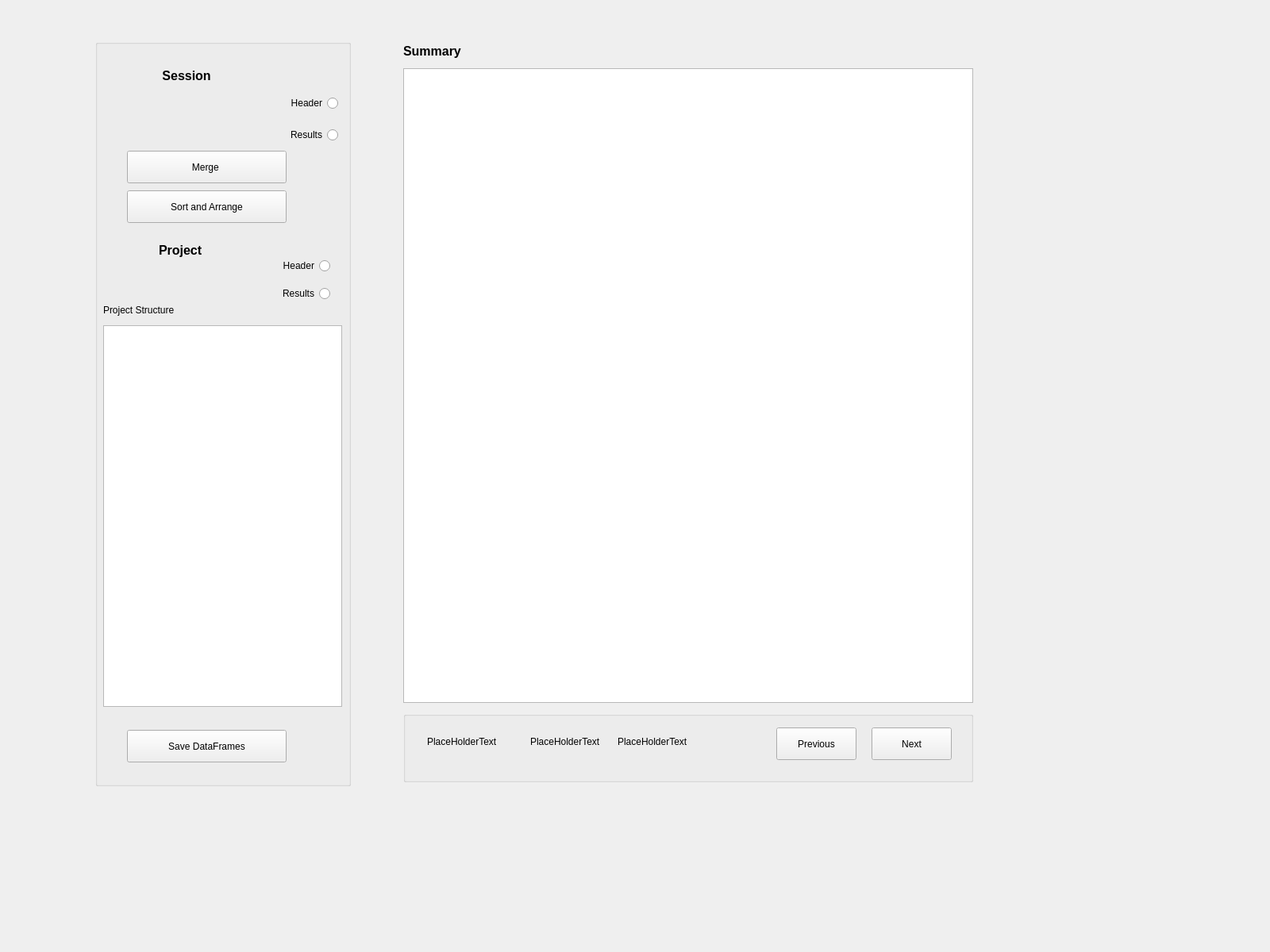
<?xml version="1.0" encoding="UTF-8"?>
<ui version="4.0">
 <class>Widget</class>
 <widget class="QWidget" name="Widget">
  <property name="geometry">
   <rect>
    <x>0</x>
    <y>0</y>
    <width>1600</width>
    <height>1200</height>
   </rect>
  </property>
  <property name="windowTitle">
   <string>Form</string>
  </property>
  <widget class="QWidget" name="horizontalLayoutWidget">
   <property name="geometry">
    <rect>
     <x>120</x>
     <y>50</y>
     <width>1131</width>
     <height>941</height>
    </rect>
   </property>
   <layout class="QHBoxLayout" name="horizontalLayout">
    <item>
     <widget class="QGroupBox" name="groupBox">
      <property name="sizePolicy">
       <sizepolicy hsizetype="Minimum" vsizetype="Preferred">
        <horstretch>0</horstretch>
        <verstretch>0</verstretch>
       </sizepolicy>
      </property>
      <property name="minimumSize">
       <size>
        <width>322</width>
        <height>0</height>
       </size>
      </property>
      <property name="maximumSize">
       <size>
        <width>322</width>
        <height>16777215</height>
       </size>
      </property>
      <property name="title">
       <string/>
      </property>
      <widget class="TreeView" name="tree">
       <property name="geometry">
        <rect>
         <x>10</x>
         <y>360</y>
         <width>301</width>
         <height>481</height>
        </rect>
       </property>
       <property name="sizePolicy">
        <sizepolicy hsizetype="Minimum" vsizetype="Expanding">
         <horstretch>0</horstretch>
         <verstretch>0</verstretch>
        </sizepolicy>
       </property>
      </widget>
      <widget class="QLabel" name="label">
       <property name="geometry">
        <rect>
         <x>80</x>
         <y>30</y>
         <width>211</width>
         <height>31</height>
        </rect>
       </property>
       <property name="font">
        <font>
         <pointsize>12</pointsize>
         <bold>true</bold>
        </font>
       </property>
       <property name="text">
        <string> Session</string>
       </property>
      </widget>
      <widget class="QRadioButton" name="radioButton_2">
       <property name="geometry">
        <rect>
         <x>50</x>
         <y>110</y>
         <width>256</width>
         <height>20</height>
        </rect>
       </property>
       <property name="layoutDirection">
        <enum>Qt::RightToLeft</enum>
       </property>
       <property name="text">
        <string>Results</string>
       </property>
      </widget>
      <widget class="QLabel" name="label_2">
       <property name="geometry">
        <rect>
         <x>80</x>
         <y>250</y>
         <width>131</width>
         <height>31</height>
        </rect>
       </property>
       <property name="font">
        <font>
         <pointsize>12</pointsize>
         <bold>true</bold>
        </font>
       </property>
       <property name="layoutDirection">
        <enum>Qt::LeftToRight</enum>
       </property>
       <property name="autoFillBackground">
        <bool>false</bool>
       </property>
       <property name="text">
        <string>Project</string>
       </property>
      </widget>
      <widget class="QRadioButton" name="radioButton_1">
       <property name="geometry">
        <rect>
         <x>50</x>
         <y>70</y>
         <width>256</width>
         <height>20</height>
        </rect>
       </property>
       <property name="layoutDirection">
        <enum>Qt::RightToLeft</enum>
       </property>
       <property name="text">
        <string>Header</string>
       </property>
      </widget>
      <widget class="QRadioButton" name="radioButton_4">
       <property name="geometry">
        <rect>
         <x>40</x>
         <y>310</y>
         <width>256</width>
         <height>20</height>
        </rect>
       </property>
       <property name="layoutDirection">
        <enum>Qt::RightToLeft</enum>
       </property>
       <property name="text">
        <string>Results</string>
       </property>
      </widget>
      <widget class="QLabel" name="label_4">
       <property name="geometry">
        <rect>
         <x>10</x>
         <y>330</y>
         <width>225</width>
         <height>22</height>
        </rect>
       </property>
       <property name="text">
        <string>Project Structure</string>
       </property>
      </widget>
      <widget class="QPushButton" name="merge_dfs">
       <property name="geometry">
        <rect>
         <x>40</x>
         <y>140</y>
         <width>201</width>
         <height>41</height>
        </rect>
       </property>
       <property name="text">
        <string>Merge </string>
       </property>
      </widget>
      <widget class="QRadioButton" name="radioButton_3">
       <property name="geometry">
        <rect>
         <x>40</x>
         <y>275</y>
         <width>256</width>
         <height>20</height>
        </rect>
       </property>
       <property name="layoutDirection">
        <enum>Qt::RightToLeft</enum>
       </property>
       <property name="text">
        <string>Header</string>
       </property>
      </widget>
      <widget class="QPushButton" name="sort_dfs">
       <property name="geometry">
        <rect>
         <x>40</x>
         <y>190</y>
         <width>201</width>
         <height>41</height>
        </rect>
       </property>
       <property name="text">
        <string>Sort and Arrange</string>
       </property>
      </widget>
      <widget class="QPushButton" name="save_dfs">
       <property name="geometry">
        <rect>
         <x>40</x>
         <y>870</y>
         <width>201</width>
         <height>41</height>
        </rect>
       </property>
       <property name="text">
        <string>Save DataFrames</string>
       </property>
      </widget>
     </widget>
    </item>
    <item>
     <spacer name="horizontalSpacer">
      <property name="orientation">
       <enum>Qt::Horizontal</enum>
      </property>
      <property name="sizeType">
       <enum>QSizePolicy::Fixed</enum>
      </property>
      <property name="sizeHint" stdset="0">
       <size>
        <width>35</width>
        <height>20</height>
       </size>
      </property>
     </spacer>
    </item>
    <item>
     <layout class="QVBoxLayout" name="verticalLayout">
      <property name="leftMargin">
       <number>25</number>
      </property>
      <property name="rightMargin">
       <number>25</number>
      </property>
      <item>
       <widget class="QLabel" name="label_9">
        <property name="sizePolicy">
         <sizepolicy hsizetype="Fixed" vsizetype="Fixed">
          <horstretch>0</horstretch>
          <verstretch>0</verstretch>
         </sizepolicy>
        </property>
        <property name="font">
         <font>
          <pointsize>12</pointsize>
          <bold>true</bold>
         </font>
        </property>
        <property name="text">
         <string>Summary</string>
        </property>
       </widget>
      </item>
      <item>
       <spacer name="verticalSpacer_2">
        <property name="orientation">
         <enum>Qt::Vertical</enum>
        </property>
        <property name="sizeType">
         <enum>QSizePolicy::Fixed</enum>
        </property>
        <property name="sizeHint" stdset="0">
         <size>
          <width>20</width>
          <height>1</height>
         </size>
        </property>
       </spacer>
      </item>
      <item>
       <widget class="PDWidget" name="table">
        <property name="sizePolicy">
         <sizepolicy hsizetype="Expanding" vsizetype="Fixed">
          <horstretch>0</horstretch>
          <verstretch>0</verstretch>
         </sizepolicy>
        </property>
        <property name="minimumSize">
         <size>
          <width>0</width>
          <height>800</height>
         </size>
        </property>
       </widget>
      </item>
      <item>
       <widget class="QGroupBox" name="groupBox_2">
        <property name="sizePolicy">
         <sizepolicy hsizetype="Preferred" vsizetype="Fixed">
          <horstretch>0</horstretch>
          <verstretch>0</verstretch>
         </sizepolicy>
        </property>
        <property name="minimumSize">
         <size>
          <width>0</width>
          <height>89</height>
         </size>
        </property>
        <property name="title">
         <string/>
        </property>
        <widget class="QLabel" name="label_8">
         <property name="geometry">
          <rect>
           <x>30</x>
           <y>30</y>
           <width>121</width>
           <height>16</height>
          </rect>
         </property>
         <property name="text">
          <string>PlaceHolderText</string>
         </property>
        </widget>
        <widget class="QPushButton" name="pushButton">
         <property name="geometry">
          <rect>
           <x>470</x>
           <y>20</y>
           <width>101</width>
           <height>41</height>
          </rect>
         </property>
         <property name="text">
          <string>Previous</string>
         </property>
        </widget>
        <widget class="QLabel" name="label_11">
         <property name="geometry">
          <rect>
           <x>270</x>
           <y>30</y>
           <width>121</width>
           <height>16</height>
          </rect>
         </property>
         <property name="text">
          <string>PlaceHolderText</string>
         </property>
        </widget>
        <widget class="QPushButton" name="next_btn">
         <property name="geometry">
          <rect>
           <x>590</x>
           <y>20</y>
           <width>101</width>
           <height>41</height>
          </rect>
         </property>
         <property name="text">
          <string>Next</string>
         </property>
        </widget>
        <widget class="QLabel" name="label_10">
         <property name="geometry">
          <rect>
           <x>160</x>
           <y>30</y>
           <width>121</width>
           <height>16</height>
          </rect>
         </property>
         <property name="text">
          <string>PlaceHolderText</string>
         </property>
        </widget>
       </widget>
      </item>
     </layout>
    </item>
   </layout>
  </widget>
 </widget>
 <customwidgets>
  <customwidget>
   <class>TreeView</class>
   <extends>QTreeView</extends>
   <header location="global">overview</header>
  </customwidget>
  <customwidget>
   <class>PDWidget</class>
   <extends>QTableWidget</extends>
   <header location="global">overview</header>
  </customwidget>
 </customwidgets>
 <resources/>
 <connections/>
</ui>
